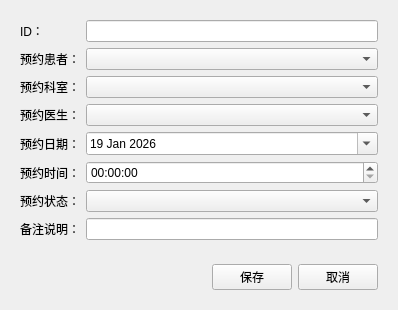
<?xml version="1.0" encoding="UTF-8"?>
<ui version="4.0">
 <class>AppointmentEditView</class>
 <widget class="QWidget" name="AppointmentEditView">
  <property name="geometry">
   <rect>
    <x>0</x>
    <y>0</y>
    <width>398</width>
    <height>293</height>
   </rect>
  </property>
  <property name="windowTitle">
   <string>预约信息编辑</string>
  </property>
  <layout class="QVBoxLayout" name="verticalLayout">
   <item>
    <widget class="QWidget" name="widget" native="true">
     <layout class="QFormLayout" name="formLayout">
      <item row="0" column="0">
       <widget class="QLabel" name="label_9">
        <property name="text">
         <string>ID：</string>
        </property>
       </widget>
      </item>
      <item row="0" column="1">
       <widget class="QLineEdit" name="txtID"/>
      </item>
      <item row="1" column="0">
       <widget class="QLabel" name="label">
        <property name="text">
         <string>预约患者：</string>
        </property>
       </widget>
      </item>
      <item row="1" column="1">
       <widget class="QComboBox" name="cmbPatient"/>
      </item>
      <item row="2" column="0">
       <widget class="QLabel" name="label_2">
        <property name="text">
         <string>预约科室：</string>
        </property>
       </widget>
      </item>
      <item row="2" column="1">
       <widget class="QComboBox" name="cmbDepartment"/>
      </item>
      <item row="3" column="0">
       <widget class="QLabel" name="label_3">
        <property name="text">
         <string>预约医生：</string>
        </property>
       </widget>
      </item>
      <item row="3" column="1">
       <widget class="QComboBox" name="cmbDoctor"/>
      </item>
      <item row="4" column="0">
       <widget class="QLabel" name="label_4">
        <property name="text">
         <string>预约日期：</string>
        </property>
       </widget>
      </item>
      <item row="4" column="1">
       <widget class="QDateEdit" name="dateAppointment">
        <property name="calendarPopup">
         <bool>true</bool>
        </property>
        <property name="date">
         <date>
          <year>2026</year>
          <month>1</month>
          <day>19</day>
         </date>
        </property>
       </widget>
      </item>
      <item row="5" column="0">
       <widget class="QLabel" name="label_5">
        <property name="text">
         <string>预约时间：</string>
        </property>
       </widget>
      </item>
      <item row="5" column="1">
       <widget class="QTimeEdit" name="timeAppointment"/>
      </item>
      <item row="6" column="0">
       <widget class="QLabel" name="label_7">
        <property name="text">
         <string>预约状态：</string>
        </property>
       </widget>
      </item>
      <item row="6" column="1">
       <widget class="QComboBox" name="cmbStatus"/>
      </item>
      <item row="7" column="0">
       <widget class="QLabel" name="label_8">
        <property name="text">
         <string>备注说明：</string>
        </property>
       </widget>
      </item>
      <item row="7" column="1">
       <widget class="QLineEdit" name="txtNotes"/>
      </item>
     </layout>
    </widget>
   </item>
   <item>
    <widget class="QWidget" name="widget_2" native="true">
     <layout class="QHBoxLayout" name="horizontalLayout">
      <item>
       <spacer name="horizontalSpacer">
        <property name="orientation">
         <enum>Qt::Orientation::Horizontal</enum>
        </property>
        <property name="sizeHint" stdset="0">
         <size>
          <width>40</width>
          <height>20</height>
         </size>
        </property>
       </spacer>
      </item>
      <item>
       <widget class="QPushButton" name="btSave">
        <property name="text">
         <string>保存</string>
        </property>
       </widget>
      </item>
      <item>
       <widget class="QPushButton" name="btCancel">
        <property name="text">
         <string>取消</string>
        </property>
       </widget>
      </item>
     </layout>
    </widget>
   </item>
  </layout>
 </widget>
 <resources/>
 <connections/>
</ui>
